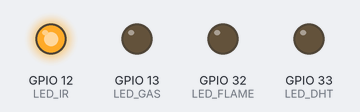
Simulated run of this sketch. Board: ESP32. On the bench: output pins drawn as LEDs (lit = HIGH).

Above: at 0.52 s.
At 1.32 s:
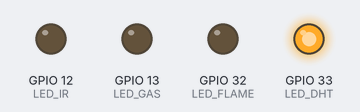
At 1.7 s:
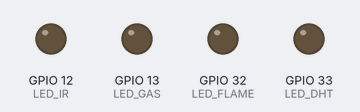
At 2.97 s:
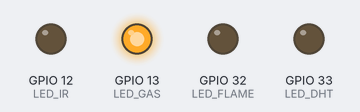
At 4.22 s:
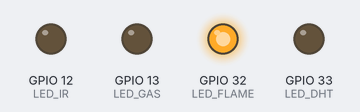
Timing chart, 0 to 4.7 s (numbered marks = the images above):
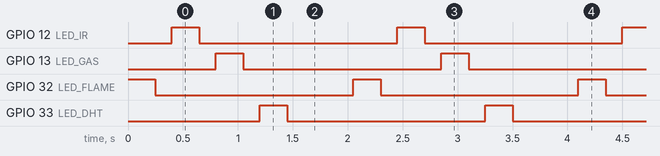

Measured:
- by itself, GPIO 12 (LED_IR), GPIO 13 (LED_GAS), GPIO 32 (LED_FLAME), GPIO 33 (LED_DHT): alternates HIGH for 0.25 s and LOW for 1.8 s
- by itself, everything shown: repeats every 2.1 s, in 8 steps

The sketch:

test_leds.ino
```cpp
#define LED_FLAME 32
#define LED_IR    12
#define LED_GAS   13
#define LED_DHT   33

void setup() {
  pinMode(LED_FLAME, OUTPUT);
  pinMode(LED_IR, OUTPUT);
  pinMode(LED_GAS, OUTPUT);
  pinMode(LED_DHT, OUTPUT);
}

void loop() {
  digitalWrite(LED_FLAME, HIGH); delay(250); digitalWrite(LED_FLAME, LOW); delay(150);
  digitalWrite(LED_IR,    HIGH); delay(250); digitalWrite(LED_IR,    LOW); delay(150);
  digitalWrite(LED_GAS,   HIGH); delay(250); digitalWrite(LED_GAS,   LOW); delay(150);
  digitalWrite(LED_DHT,   HIGH); delay(250); digitalWrite(LED_DHT,   LOW); delay(600);
}
```
